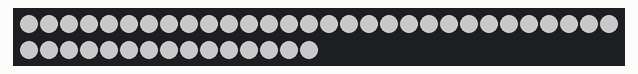
Simulated run of this sketch. Board: Arduino Uno, built with avr-gcc and run on an emulated ATmega328P. Parts: 45 RGB LEDs in strip order, left to right, continuing on the next row. Dim RGB values are drawn brighter than linear.

Above: at 38.1 s.
At 51.13 s:
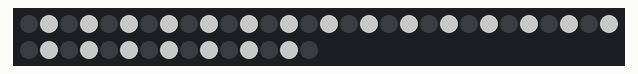
At 51.76 s:
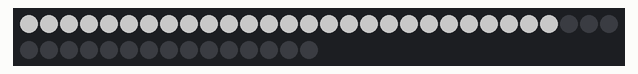

Measured:
- what the display in image 0 shows lasts 5.5 s, from 38.0 s to 43.5 s

The sketch:

k_r_wand.ino
```cpp
#include <Adafruit_NeoPixel.h>

#define LED_PIN    3
#define NUM_LEDS   45
#define BRIGHTNESS 100

Adafruit_NeoPixel strip(NUM_LEDS, LED_PIN, NEO_GRBW + NEO_KHZ800);

unsigned long startMillis;

bool blackedOutBeforeSequence = false;


void runOnce(bool& flag, void (*fn)()) {
  if (!flag) {
    fn();
    flag = true;
  }
}

void setup() {
  strip.begin();
  strip.setBrightness(BRIGHTNESS);
  strip.show();

  // 実際の「0:35」からスタートしたように見せる
  startMillis = millis() - 35000;
  // 練習用は「1:06」からスタートする
  // startMillis = millis() - 65500;
}

void loop() {
  unsigned long activeTime = (millis() - startMillis);

  if (activeTime >= 86000) { // 1:26
    runOnce(blackedOutBeforeSequence, fullBlack); // 一度だけ消灯
    sequentialWhite();
  } else if (activeTime >= 78500) { // 1:18
    stripedBlink();
  } else if (activeTime >= 73000) { // 1:13
    fullWhite();
  }
}

// 全LED白
void fullWhite() {
  for (int i = 0; i < NUM_LEDS; i++) {
    strip.setPixelColor(i, strip.Color(0, 0, 0, 255));
  }
  strip.show();
}

// 全LED消灯
void fullBlack() {
  for (int i = 0; i < NUM_LEDS; i++) {
    strip.setPixelColor(i, 0);
  }
  strip.show();
}

// 縞々点滅（0.5秒周期）
void stripedBlink() {
  static bool state = false;
  static unsigned long lastToggle = 0;

  if (millis() - lastToggle >= 50) {
    state = !state;
    lastToggle = millis();

    for (int i = 0; i < NUM_LEDS; i++) {
      if ((i % 2 == 0) == state) {
        strip.setPixelColor(i, strip.Color(0, 0, 0, 255));
      } else {
        strip.setPixelColor(i, 0);
      }
    }
    strip.show();
  }
}

// 流れる白点灯（100msずつ）
void sequentialWhite() {
  static int index = 0;
  static unsigned long lastUpdate = 0;

  if (index >= NUM_LEDS) return;

  if (millis() - lastUpdate > 20) {
    strip.setPixelColor(index, strip.Color(0, 0, 0, 255));
    strip.show();
    index++;
    lastUpdate = millis();
  }
}
```
